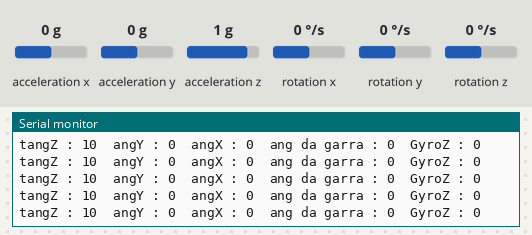
Bench run of a sketch on a simulated Arduino Uno, built with avr-gcc and run on an emulated ATmega328P. On the bench: the last lines printed to the serial monitor. The test bench sets the inputs (shaded band); at power-on: acceleration x 0 g, acceleration y 0 g, rotation z 0 °/s, acceleration z 1 g, rotation x 0 °/s, rotation y 0 °/s. No radio packets arrive unless stated.

Above: at 4.2 s.
4.3 s: acceleration x set to -1.4 g
At 4.38 s:
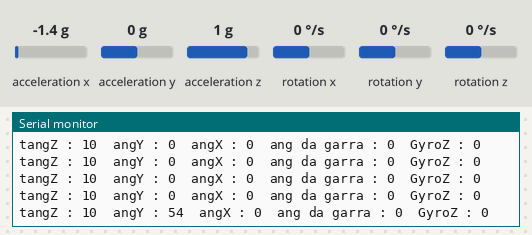
7.3 s: acceleration y set to -1.4 g
At 7.33 s:
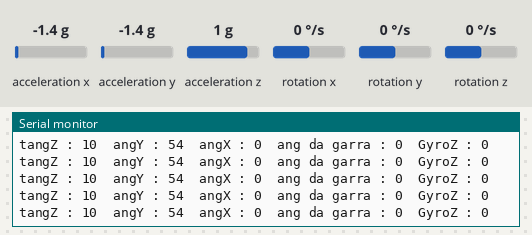
10.3 s: rotation z set to -192 °/s
At 10.32 s:
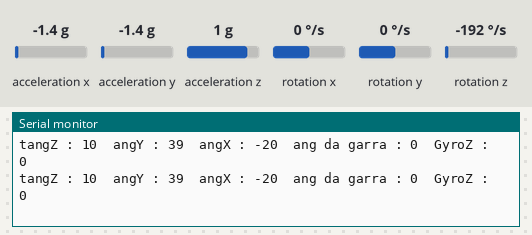
13.3 s: acceleration x set to 0 g
At 13.33 s:
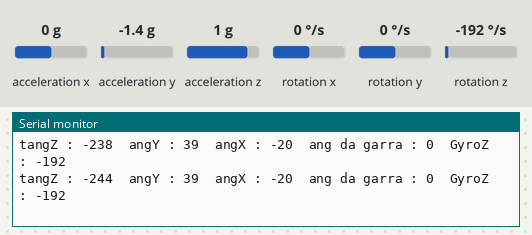
16.3 s: acceleration y set to 0 g
At 16.33 s:
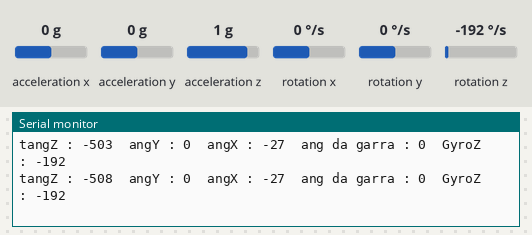
19.3 s: rotation z set to -100 °/s
At 19.3 s:
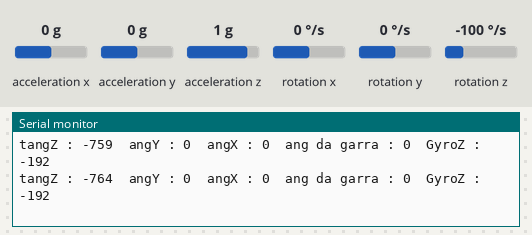
Timing chart, 0 to 22.3 s (numbered marks = the images above; inputs shaded):
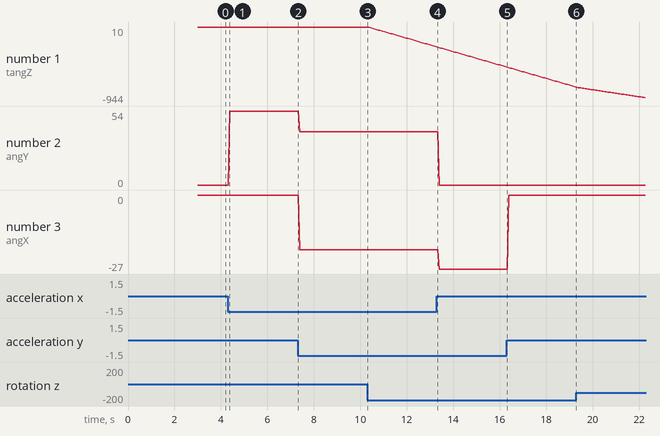

Measured:
- after the input at 4.3 s, the serial monitor: prints a new line after 0.07 s (image 1)
- plotted number 1: 10 → -244 after the input at 10.3 s
- plotted number 2: 0 → 54 after the input at 4.3 s, 54 → 39 after the input at 7.3 s
- plotted number 3: 0 → -20 after the input at 7.3 s

The sketch:

Tantebracoglobo.ino
```cpp
//contole da luva//
#include <nRF24L01.h>
#include <printf.h>
#include <RF24.h>
#include <RF24_config.h>
#include <SPI.h>
#include <MPU6050_tockn.h>
#include <Wire.h>

MPU6050 mpu6050(Wire);

RF24 radio(9, 10);// CE CSN
const byte endereco = 0xB3B4B5B6A3;


int msg[8];


int vangZ;
int vangY;
int vangX;
int GyroZ; // que merda é essa??? aclração do eixo Y

float angZ;
float angY;
float angX;

void setup() {
  radio.begin();
  radio.openWritingPipe(endereco);
  radio.setPALevel(RF24_PA_MAX);
  radio.stopListening();
  radio.setChannel(100);

  Serial.begin(9600);
  Wire.begin();
  mpu6050.begin();
  mpu6050.calcGyroOffsets(true);


}

void loop() {


  mpu6050.update();
  GyroZ = (mpu6050.getGyroZ());

       // angulo Z = base //

   //

  angZ = mpu6050.getAngleZ();
  vangZ = map(angZ, -200, 200, -80, 100);

  Serial.print("tangZ : ");
  Serial.print(vangZ);


      // angulo Y = elevação e profundidade //


  angY = mpu6050.getAccAngleY();
  vangY = map(angY, -150, 180, -150, 180);
  Serial.print("\tangY : ");
  Serial.print(vangY);


     // angulo X = rotacao punho //

  angX = mpu6050.getAccAngleX();
  vangX = map(angX, -200, 200, -100, 100);
  Serial.print("\tangX : ");
  Serial.print(vangX);


  Serial.print("\tang da garra : ");
  Serial.print(msg[4]);

  Serial.print("\tGyroZ : ");
  Serial.println(GyroZ);

    // pacote de transmissão //
  msg[5] = GyroZ;
  msg[2] = vangY;
  msg[1] = vangZ;
  msg[0] = 101;
  radio.write(&msg, sizeof(msg));

}
```
